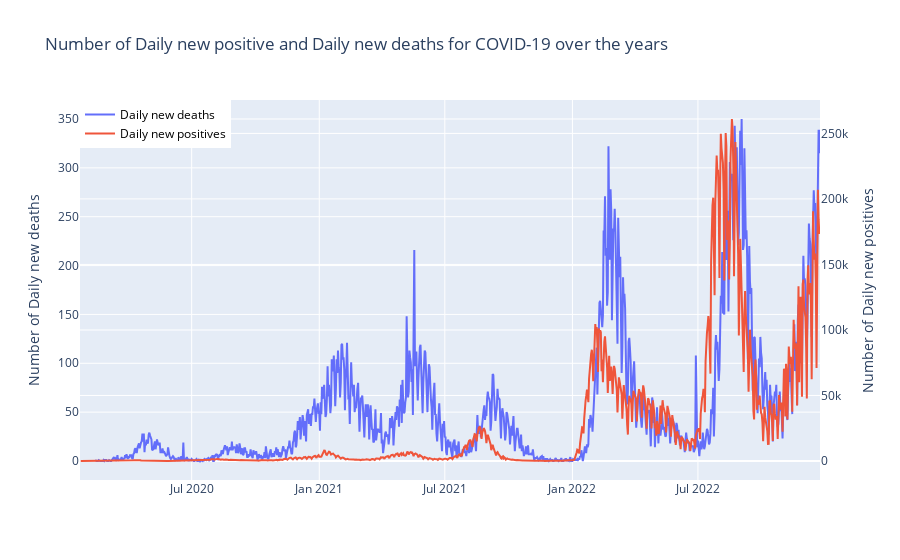

Notebook cell for this chart:
### Code cell
import plotly.express as px
import plotly.graph_objects as go
from plotly.subplots import make_subplots


trace0 = go.Scatter(x=df1['date'], y=df1['new_deaths'],mode = 'lines',name='Daily new deaths',)
trace1 = go.Scatter(x=df1['date'], y=df1['new_cases'],mode = 'lines',name='Daily new positives', yaxis='y2')
data = [trace0,trace1]

layout = go.Layout(title='Number of Daily new positive and Daily new deaths for COVID-19 over the years', yaxis=dict(title='Number of Daily new deaths'), yaxis2=dict(title='Number of Daily new positives',overlaying='y',side='right'),legend=dict(x=0,y=1,font=dict(size=12,color="black")))
fig = go.Figure(data=data,layout=layout)
fig.show()

### Figure 1 — Plotly figure (JSON) as saved in the notebook; plotly's stock layout.template omitted (floating-point values rounded to 4 significant figures; data arrays with more than 128 entries replaced by an {"elided": "..."} marker saying what was removed)
{"data": [{"mode": "lines", "name": "Daily new deaths", "type": "scatter", "x": {"elided": "1068 str values"}, "y": {"elided": "1068 int values"}}, {"mode": "lines", "name": "Daily new positives", "type": "scatter", "x": {"elided": "1068 str values"}, "y": {"elided": "1068 int values"}, "yaxis": "y2"}], "layout": {"autosize": true, "legend": {"font": {"color": "black", "size": 12}, "x": 0, "y": 1}, "title": {"text": "Number of Daily new positive and Daily new deaths for COVID-19 over the years"}, "xaxis": {"autorange": true, "range": ["2020-01-22", "2022-12-24"], "type": "date"}, "yaxis": {"autorange": true, "range": [-19.44, 369.4], "title": {"text": "Number of Daily new deaths"}, "type": "linear"}, "yaxis2": {"autorange": true, "overlaying": "y", "range": [-14500.0, 275500.0], "side": "right", "title": {"text": "Number of Daily new positives"}, "type": "linear"}}}
